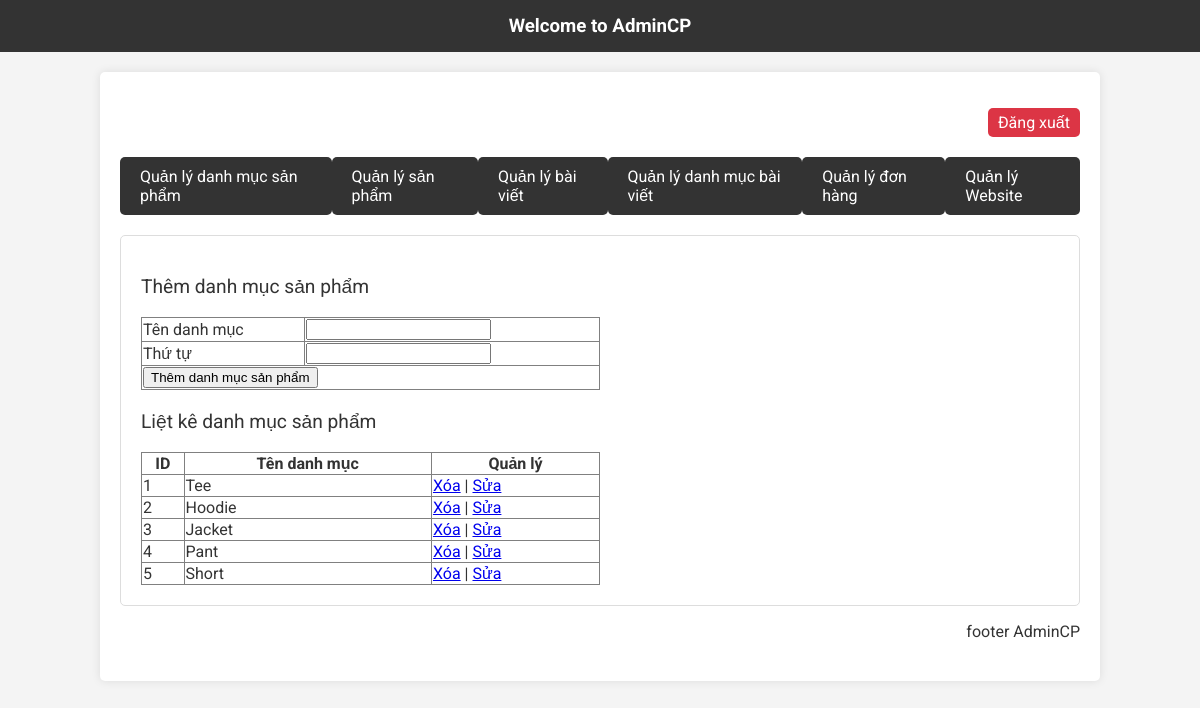
The app's page /admincp/index.php?action=quanlydanhmucsanpham&query=them with its own data.
### tables this page shows
CREATE TABLE `tbl_danhmuc` (
  `id_danhmuc` int(11) NOT NULL,
  `tendanhmuc` varchar(100) NOT NULL,
  `thutu` int(11) NOT NULL
);

### admincp/modules/quanlydanhmucsp/lietke.php (the view)
<?php
$sql_lietke_danhmucsp = "SELECT * FROM tbl_danhmuc ORDER BY thutu ASC";
$query_lietke_danhmucsp = mysqli_query($mysqli, $sql_lietke_danhmucsp);
?>
<p>Liệt kê danh mục sản phẩm</p>
<table border="1" width="50%" style="border-collapse:collapse">
    <tr>
        <th>ID</th>
        <th>Tên danh mục</th>
        <th>Quản lý</th>
    </tr>
    <?php
    $i = 0;
    while ($row = mysqli_fetch_array($query_lietke_danhmucsp)) {
        $i++;
    ?>
        <tr>
            <td><?php echo $i ?></td>
            <td><?php echo $row['tendanhmuc']  ?></td>
            <td>
                <a href="modules/quanlydanhmucsp/xuly.php?iddanhmuc=<?php echo $row['id_danhmuc'] ?>">Xóa</a> | <a
                    href="?action=quanlydanhmucsanpham&query=sua&iddanhmuc=<?php echo $row['id_danhmuc'] ?>">Sửa</a>
            </td>
        </tr>
    <?php
    }
    ?>
</table>

### admincp/css/styleadmincp.css (style rules this page uses)
body { font-family: 'Roboto', sans-serif; margin: 0; background-color: #f4f4f4; color: #333; }
.main p { font-size: 1.2em; }

### records on screen
tbl_danhmuc: tendanhmuc "Tee"
tbl_danhmuc: tendanhmuc "Hoodie"
tbl_danhmuc: tendanhmuc "Jacket"
tbl_danhmuc: tendanhmuc "Pant"
tbl_danhmuc: tendanhmuc "Short"
